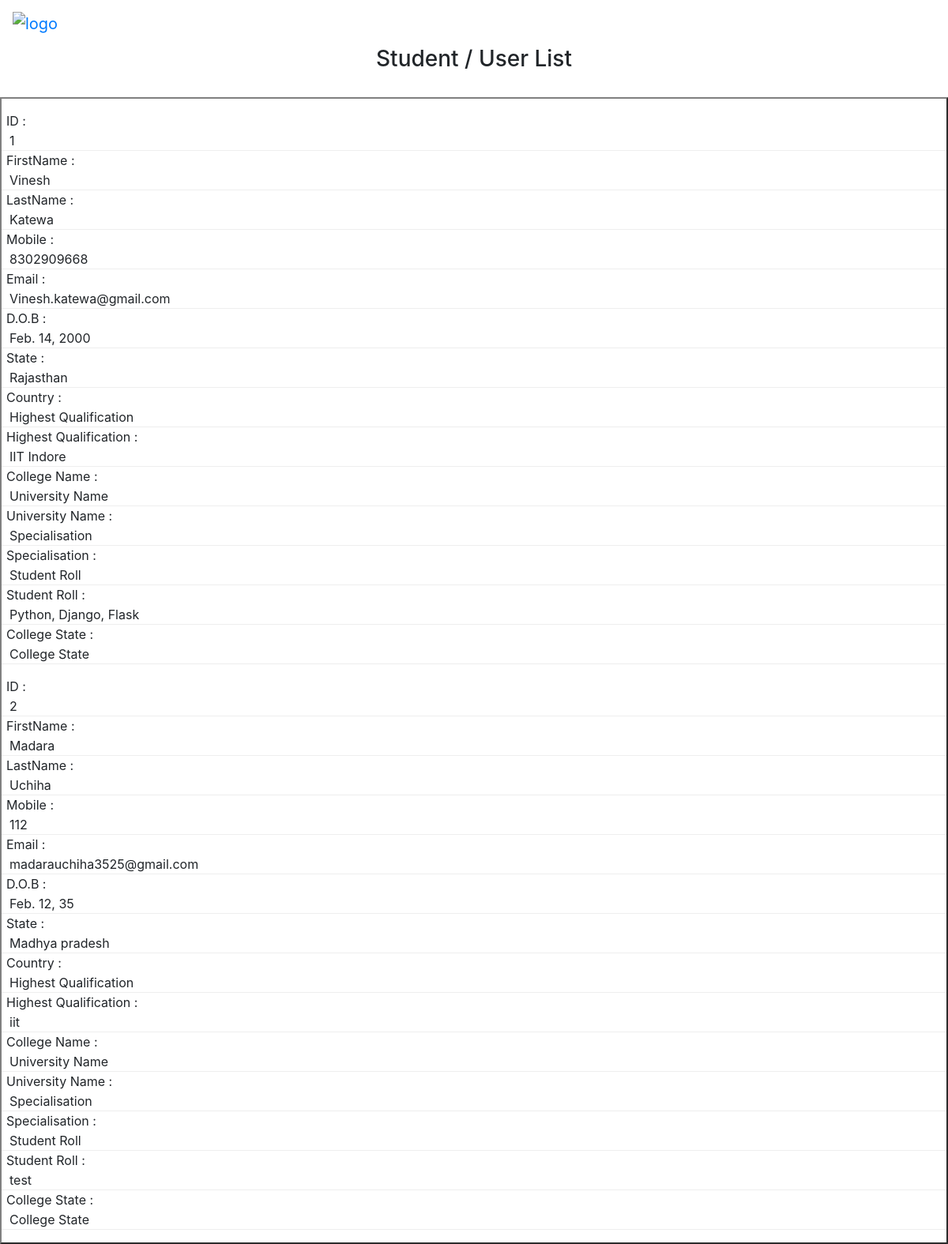
/user/user_list, run on the app's committed database.
### loginRegister/models.py (models this page shows)
class studentUser(models.Model):
    student_id = models.AutoField(primary_key=True)
    first_name = models.CharField(max_length=100)
    last_name = models.CharField(max_length=100)
    email = models.EmailField(max_length=100, unique=True)
    phone = models.BigIntegerField()
    birth_date = models.DateField()
    country = models.CharField(max_length=100)
    state = models.CharField(max_length=100)
    college = models.CharField(max_length=100)
    skill_set = models.CharField(max_length=100)
    profileImg = models.CharField(max_length=100, default='photo.jpg')
    date_of_reg = models.DateTimeField(default=timezone.now)
    no_of_courses = models.IntegerField(default=0)
    password = models.CharField(max_length=100)

### loginRegister/views.py (the view)
# urls.py: path('user/user_list', loginviews.user_list, name='user_list'),
def user_list(request):
    users_data = studentUser.objects.all()
    return render(request, 'user_list.html', {'users': users_data})

### loginRegister/templates/user_list.html (shortened to what this page needs)
{% load static %}
<!DOCTYPE html>
<html xmlns="http://www.w3.org/1999/xhtml"
      xmlns:th="http://www.thymeleaf.org">
<head>
  		<link rel="stylesheet" href="https://maxcdn.bootstrapcdn.com/bootstrap/4.4.1/css/bootstrap.min.css">
</head>
<body>
<nav class="navbar navbar-expand-sm">
  <a class="navbar-brand" href="/admin/admin_successLogin">
    <img src="{% static 'images/Caramel-Horz.png' %}" alt="logo" style="width:240px; height:65px; margin:0px 0px 0px 0px;">
  </a>
 </nav>
<div align="center">
    <h3>Student / User List</h3><br/>
    <table role="table"  border="2px 1px 1px 1px solid"  cellpadding="10px">
        <tbody  role="rowgroup">
          {% for user in users %}
          <tr role="row">
            <tr th:each="user : ${listUsers}">
                <td role="cell" th:text="${user.id}">{{ user.student_id }}</td>
                <td role="cell" th:text="${user.firstName}">{{ user.first_name }}</td>
                <td role="cell" th:text="${user.lastName}">{{ user.last_name }}</td>
                <td role="cell" th:text="${user.mobile}">{{ user.phone }}</td>
                <td role="cell" th:text="${user.email}">{{ user.email }}</td>
                <td role="cell" th:text="${user.dob}">{{ user.birth_date }}</td>
                <td role="cell" th:text="${user.state}">{{ user.state }}</td>
                <td role="cell" th:text="${user.qualification}">Highest Qualification</td>
                <td role="cell" th:text="${user.college}">{{ user.college }}</td>
                <td role="cell" th:text="${user.university}">University Name</td>
                <td role="cell" th:text="${user.specialisation}">Specialisation</td>
                <td role="cell" th:text="${user.roll}">Student Roll</td>
                <td role="cell" th:text="${user.skill}">{{ user.skill_set }}</td>
                <td role="cell" th:text="${user.cstate}">College State</td>
            </tr>
           </tr>
           {% endfor %}
        </tbody>
    </table>
</div>
</body>
</html>

### loginRegister/templates/user_list.html (style rules this page uses)
@media only screen 
    and (max-width: 760px), (min-device-width: 768px) 
    and (max-device-width: 1024px) { table, thead, tbody, th, td, tr { display: block; } }
@media only screen 
    and (max-width: 760px), (min-device-width: 768px) 
    and (max-device-width: 1024px) { tr { margin: 0 0 1rem 0; } }
@media only screen 
    and (max-width: 760px), (min-device-width: 768px) 
    and (max-device-width: 1024px) { tr:nth-child(odd) { background: #ccc; } }
@media only screen 
    and (max-width: 760px), (min-device-width: 768px) 
    and (max-device-width: 1024px) { td { border: none; border-bottom: 1px solid #eee; position: relative; padding: 25px 0px 0px 10px; } }
@media only screen 
    and (max-width: 760px), (min-device-width: 768px) 
    and (max-device-width: 1024px) { td:before { position: absolute; top: 0; left: 6px; width: 45%; padding-right: 10px; white-space: nowrap; } }
@media only screen 
    and (max-width: 760px), (min-device-width: 768px) 
    and (max-device-width: 1024px) { td:nth-of-type(1):before { content: "ID :"; } }
@media only screen 
    and (max-width: 760px), (min-device-width: 768px) 
    and (max-device-width: 1024px) { td:nth-of-type(2):before { content: "FirstName :"; } }
@media only screen 
    and (max-width: 760px), (min-device-width: 768px) 
    and (max-device-width: 1024px) { td:nth-of-type(3):before { content: "LastName :"; } }
@media only screen 
    and (max-width: 760px), (min-device-width: 768px) 
    and (max-device-width: 1024px) { td:nth-of-type(4):before { content: "Mobile :"; } }
@media only screen 
    and (max-width: 760px), (min-device-width: 768px) 
    and (max-device-width: 1024px) { td:nth-of-type(5):before { content: "Email :"; } }
@media only screen 
    and (max-width: 760px), (min-device-width: 768px) 
    and (max-device-width: 1024px) { td:nth-of-type(6):before { content: "D.O.B :"; } }
@media only screen 
    and (max-width: 760px), (min-device-width: 768px) 
    and (max-device-width: 1024px) { td:nth-of-type(7):before { content: "State :"; } }
@media only screen 
    and (max-width: 760px), (min-device-width: 768px) 
    and (max-device-width: 1024px) { td:nth-of-type(8):before { content: "Country :"; } }
@media only screen 
    and (max-width: 760px), (min-device-width: 768px) 
    and (max-device-width: 1024px) { td:nth-of-type(9):before { content: "Highest Qualification :"; } }
@media only screen 
    and (max-width: 760px), (min-device-width: 768px) 
    and (max-device-width: 1024px) { td:nth-of-type(10):before { content: "College Name :"; } }
@media only screen 
    and (max-width: 760px), (min-device-width: 768px) 
    and (max-device-width: 1024px) { td:nth-of-type(11):before { content: "University Name :"; } }
@media only screen 
    and (max-width: 760px), (min-device-width: 768px) 
    and (max-device-width: 1024px) { td:nth-of-type(12):before { content: "Specialisation :"; } }
@media only screen 
    and (max-width: 760px), (min-device-width: 768px) 
    and (max-device-width: 1024px) { td:nth-of-type(13):before { content: "Student Roll :"; } }
@media only screen 
    and (max-width: 760px), (min-device-width: 768px) 
    and (max-device-width: 1024px) { td:nth-of-type(14):before { content: "College State :"; } }

### data on the page
studentUser: student_id "1", first_name "Vinesh", last_name "Katewa", phone "8302909668", email "Vinesh.katewa@gmail.com", birth_date "Feb. 14, 2000", state "Rajasthan", college "IIT Indore", skill_set "Python, Django, Flask"
studentUser: student_id "2", first_name "Madara", last_name "Uchiha", phone "112", email "madarauchiha3525@gmail.com", birth_date "Feb. 12, 35", state "Madhya pradesh", college "iit", skill_set "test"
